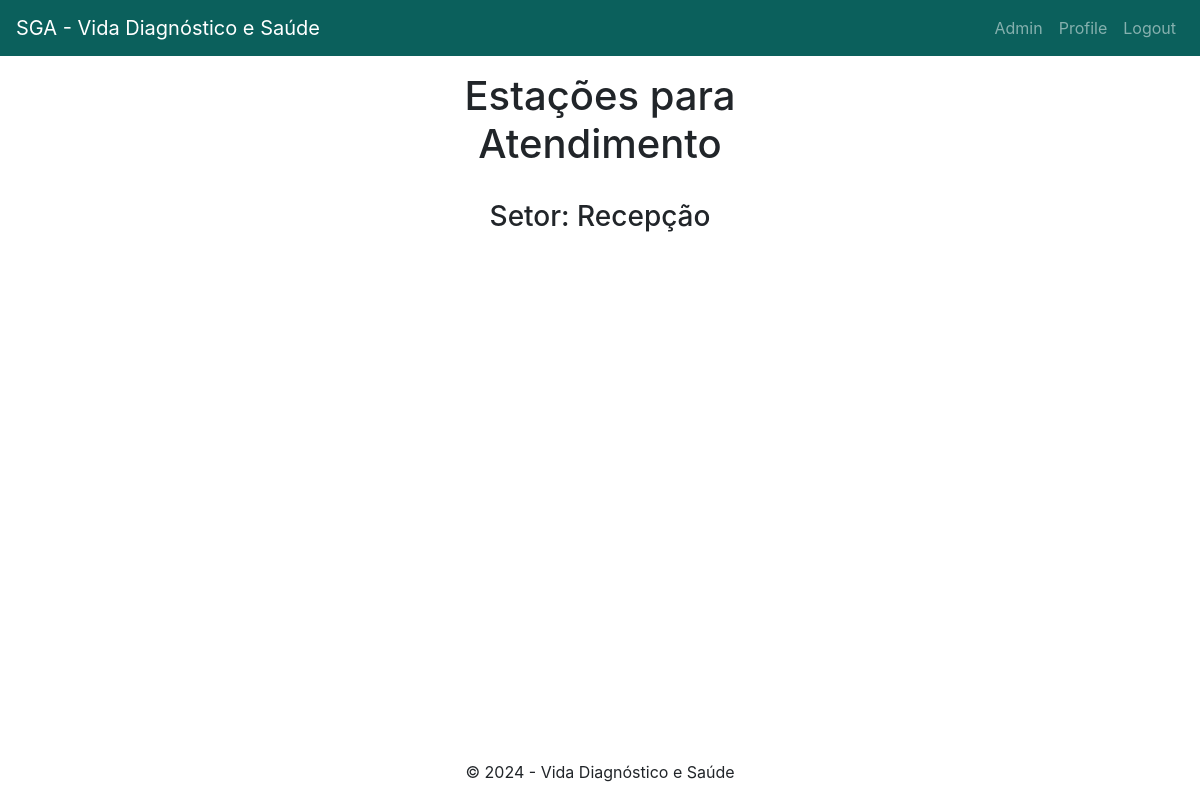
The page /recepcao/1 (signed in) on the database as committed earlier.
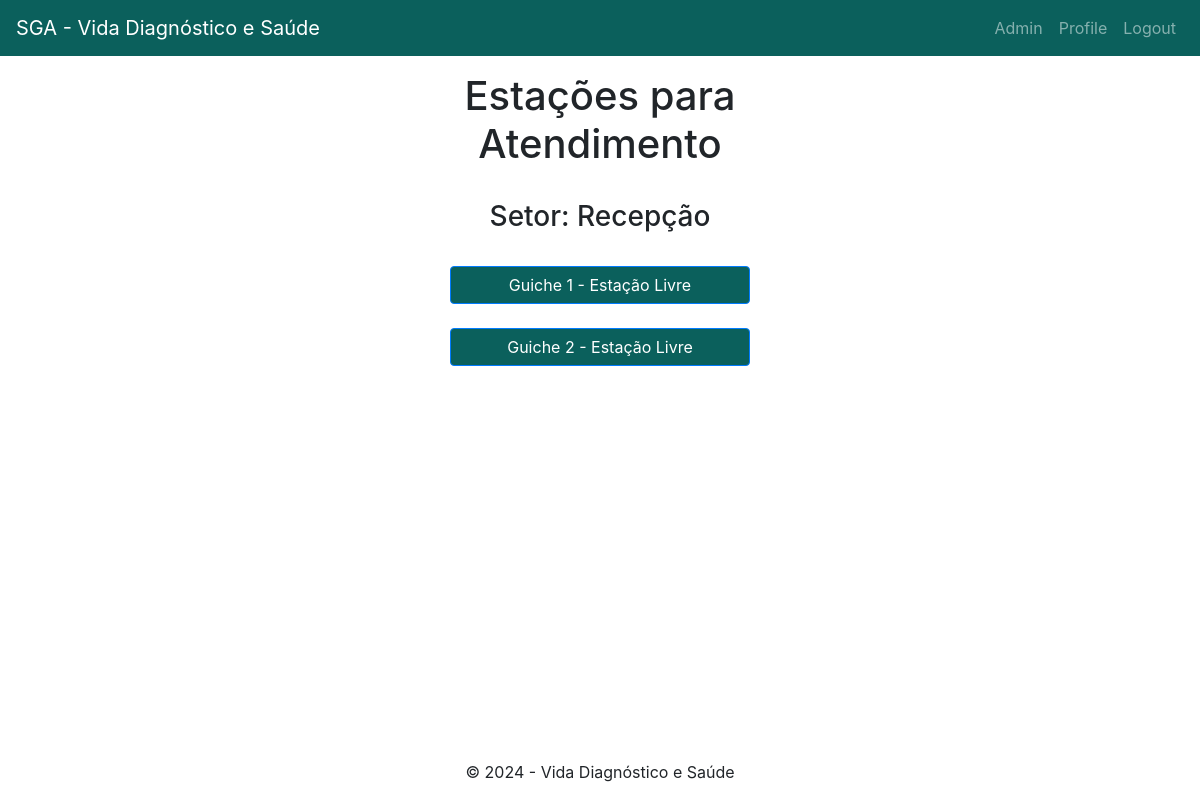
The same page on the database as committed later.
### models/estacao.py (models this page shows, shortened)
class Estacao(db.Model):
    id = db.Column(db.Integer, primary_key=True, autoincrement=True)
    id_setor = db.Column(db.Integer, nullable=False)
    id_usuario = db.Column(db.Integer)
    descricao = db.Column(db.String(255), nullable=False)

### routes/recepcao.py (the view)
@recepcao_bp.route("/<int:setor_id>", methods=["GET", "POST"])
@login_required
def estacoes(setor_id):
    setor = obter_setor("id", setor_id)
    estacoes = obter_todas_estacoes()
    estacoes_selecionadas = filter(lambda estacao: estacao.id_setor == setor.id, estacoes)
    usuarios = obter_todos_usuarios()
    usuarios_descricao = {usuario.id: usuario.nome for usuario in usuarios}
    return render_template("recepcao/selecionar-estacao.html", setor = setor, estacoes = estacoes_selecionadas, usuarios = usuarios_descricao)

### app.py (called while the page is built)
def create_app():
    app = Flask(__name__)
    app.config.from_pyfile("config.py")
    app.register_error_handler(401, erro_unautorized)
    app.register_error_handler(404, erro_page_not_found)
    app.register_error_handler(404, erro_internal_server)
    login_manager = LoginManager()
    login_manager.init_app(app)
    @login_manager.user_loader
    def load_user(usuario_id):
        return db.session.get(Usuario, usuario_id)
    db.init_app(app)
    register_blueprints(app)
    return app

### database.py (called while the page is built)
    def find(self, att, value):
        att_dynamic = getattr(self.model_class, att)
        result = self.model_class.query.filter(att_dynamic == value).first()
        return result

    def get_all(self):
        return self.Session.query(self.model_class).all()

### models/estacao.py (called while the page is built)
def obter_todas_estacoes():
    crud_estacao = CRUD(Estacao)
    estacoes = crud_estacao.get_all()
    return estacoes

### models/perfil.py (called while the page is built)
def obter_todos_perfis():
    crud_perfil = CRUD(Perfil)
    perfis = crud_perfil.get_all()
    return perfis

def obter_perfil_id(id_perfil):
    perfis = obter_todos_perfis()
    for perfil in perfis:
        if perfil.id == id_perfil:
            return perfil.descricao
    return None

### templates/recepcao/selecionar-estacao.html
{% extends "base.html" %}
{% block content %}
    <div class="container">
        <div class="row">
            <div class="w-50 mx-auto text-center">
                <h1>{% block title %}Estações para Atendimento{% endblock %}</h1>
                <br>
                <h3> Setor: {{ setor.descricao }}</h3>
                <br>
            </div>
        </div>
        {% for estacao in estacoes %}
            <div class="row">
                <div class="w-50 mx-auto text-center">
                    {% if estacao.id_usuario != None %}
                        <form method="GET" action="{{ url_for('recepcao.senhas', setor_id=setor.id, estacao_id=estacao.id, senha_atual_id=0, acao='senhas') }}">
                            <button type="submit" class="btn btn-primary btn-block disabled" disabled>
                                {{ estacao.descricao }} - {{ usuarios.get(estacao.id_usuario) }}
                            </button>
                        </form>
                    {% else %}
                        <form method="GET" action="{{ url_for('recepcao.senhas', setor_id=setor.id, estacao_id=estacao.id, senha_atual_id=0, acao='senhas') }}">
                            <button type="submit" class="btn btn-primary btn-block">
                                {{ estacao.descricao }} - Estação Livre
                            </button>
                        </form>
                    {% endif %}
                    <br>
                </div>
            </div>
        {% endfor %}
    </div>
{% endblock %}

Rows that differ between the two databases and show on the page:
added Estacao: descricao "Guiche 1"
added Estacao: descricao "Guiche 2"
